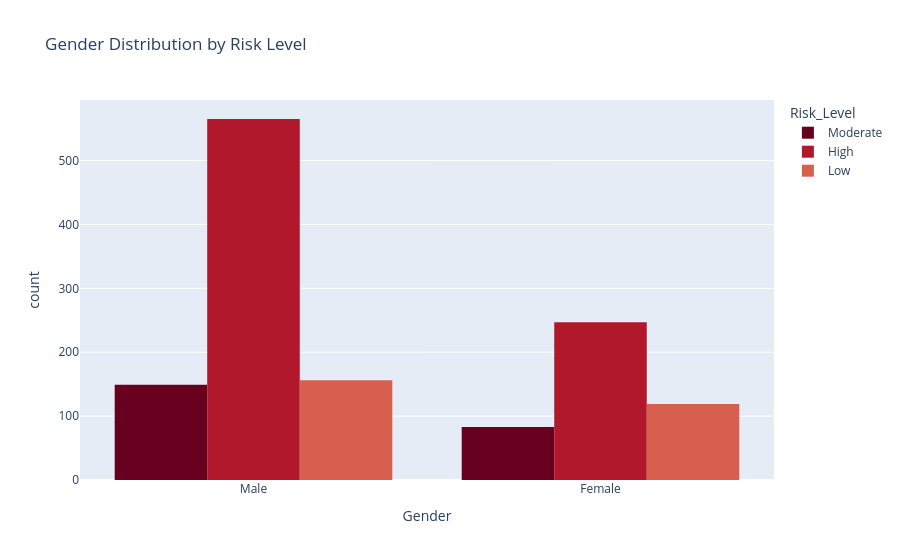

Source (notebook cell):
### Code cell
gender_dist = px.histogram(df, x='Gender', color='Risk_Level',
                          title='Gender Distribution by Risk Level',
                          barmode='group',
                          color_discrete_sequence=px.colors.sequential.RdBu)
gender_dist.show()

### Figure 1 — Plotly figure (JSON) as saved in the notebook; plotly's stock layout.template omitted (floating-point values rounded to 4 significant figures; data arrays with more than 128 entries replaced by an {"elided": "..."} marker saying what was removed)
{"data": [{"alignmentgroup": "True", "bingroup": "x", "hovertemplate": "Risk_Level=Moderate<br>Gender=%{x}<br>count=%{y}<extra></extra>", "legendgroup": "Moderate", "marker": {"color": "rgb(103,0,31)", "pattern": {"shape": ""}}, "name": "Moderate", "offsetgroup": "Moderate", "orientation": "v", "showlegend": true, "type": "histogram", "x": {"elided": "232 str values"}, "xaxis": "x", "yaxis": "y"}, {"alignmentgroup": "True", "bingroup": "x", "hovertemplate": "Risk_Level=High<br>Gender=%{x}<br>count=%{y}<extra></extra>", "legendgroup": "High", "marker": {"color": "rgb(178,24,43)", "pattern": {"shape": ""}}, "name": "High", "offsetgroup": "High", "orientation": "v", "showlegend": true, "type": "histogram", "x": {"elided": "812 str values"}, "xaxis": "x", "yaxis": "y"}, {"alignmentgroup": "True", "bingroup": "x", "hovertemplate": "Risk_Level=Low<br>Gender=%{x}<br>count=%{y}<extra></extra>", "legendgroup": "Low", "marker": {"color": "rgb(214,96,77)", "pattern": {"shape": ""}}, "name": "Low", "offsetgroup": "Low", "orientation": "v", "showlegend": true, "type": "histogram", "x": {"elided": "275 str values"}, "xaxis": "x", "yaxis": "y"}], "layout": {"barmode": "group", "legend": {"title": {"text": "Risk_Level"}, "tracegroupgap": 0}, "title": {"text": "Gender Distribution by Risk Level"}, "xaxis": {"anchor": "y", "domain": [0, 1], "title": {"text": "Gender"}}, "yaxis": {"anchor": "x", "domain": [0, 1], "title": {"text": "count"}}}}
